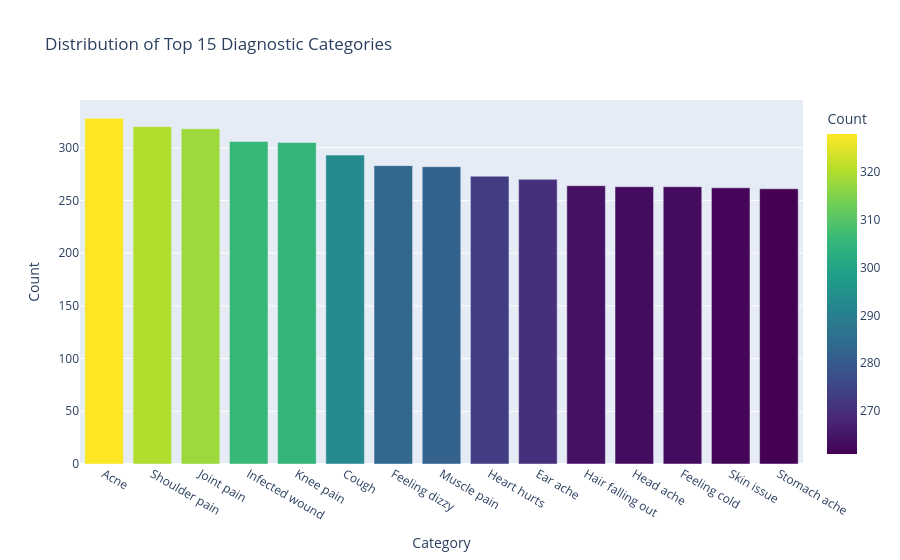
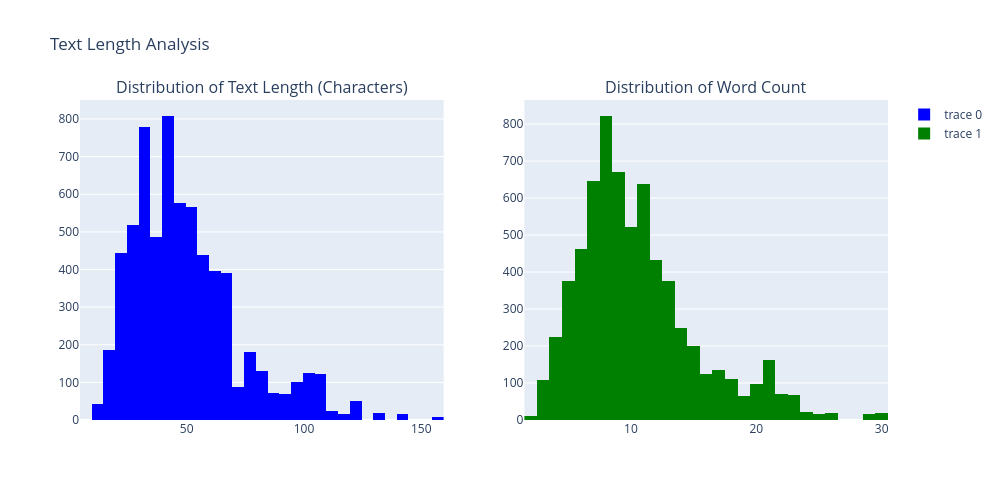

These figures' notebook cell, in order:
### Markdown cell above
### 2.2 Data Visualization

**Purpose:** Visualize the class distribution and text characteristics to gain a better understanding of our dataset.

### Code cell
# Visualize class distribution (top 15 categories)
top_n = 15
top_categories = class_distribution.head(top_n).reset_index()
top_categories.columns = ['Category', 'Count']

fig = px.bar(top_categories, x='Category', y='Count', 
             title=f'Distribution of Top {top_n} Diagnostic Categories',
             color='Count', color_continuous_scale='viridis')
fig.update_layout(xaxis={'categoryorder':'total descending'})
fig.show()

# Calculate text length
df['text_length'] = df['phrase'].apply(len)
df['word_count'] = df['phrase'].apply(lambda x: len(str(x).split()))

# Visualize text length distribution
fig = make_subplots(rows=1, cols=2, 
                    subplot_titles=('Distribution of Text Length (Characters)', 
                                  'Distribution of Word Count'))

fig.add_trace(
    go.Histogram(x=df['text_length'], nbinsx=30, marker_color='blue'),
    row=1, col=1
)

fig.add_trace(
    go.Histogram(x=df['word_count'], nbinsx=30, marker_color='green'),
    row=1, col=2
)

fig.update_layout(height=500, width=1000, title_text="Text Length Analysis")
fig.show()

# Remove temporary columns
df.drop(['text_length', 'word_count'], axis=1, inplace=True)

### Figure 1 — Plotly figure (JSON) as saved in the notebook; plotly's stock layout.template omitted (floating-point values rounded to 4 significant figures)
{"data": [{"alignmentgroup": "True", "hovertemplate": "Category=%{x}<br>Count=%{marker.color}<extra></extra>", "legendgroup": "", "marker": {"color": [328, 320, 318, 306, 305, 293, 283, 282, 273, 270, 264, 263, 263, 262, 261], "coloraxis": "coloraxis", "pattern": {"shape": ""}}, "name": "", "offsetgroup": "", "orientation": "v", "showlegend": false, "textposition": "auto", "type": "bar", "x": ["Acne", "Shoulder pain", "Joint pain", "Infected wound", "Knee pain", "Cough", "Feeling dizzy", "Muscle pain", "Heart hurts", "Ear ache", "Hair falling out", "Head ache", "Feeling cold", "Skin issue", "Stomach ache"], "xaxis": "x", "y": [328, 320, 318, 306, 305, 293, 283, 282, 273, 270, 264, 263, 263, 262, 261], "yaxis": "y"}], "layout": {"barmode": "relative", "coloraxis": {"colorbar": {"title": {"text": "Count"}}, "colorscale": [[0, "#440154"], [0.1111, "#482878"], [0.2222, "#3e4989"], [0.3333, "#31688e"], [0.4444, "#26828e"], [0.5556, "#1f9e89"], [0.6667, "#35b779"], [0.7778, "#6ece58"], [0.8889, "#b5de2b"], [1, "#fde725"]]}, "legend": {"tracegroupgap": 0}, "title": {"text": "Distribution of Top 15 Diagnostic Categories"}, "xaxis": {"anchor": "y", "categoryorder": "total descending", "domain": [0, 1], "title": {"text": "Category"}}, "yaxis": {"anchor": "x", "domain": [0, 1], "title": {"text": "Count"}}}}

### Figure 2 — Plotly figure (JSON) as saved in the notebook; plotly's stock layout.template omitted (floating-point values rounded to 4 significant figures; data arrays with more than 128 entries replaced by an {"elided": "..."} marker saying what was removed)
{"data": [{"marker": {"color": "blue"}, "nbinsx": 30, "type": "histogram", "x": {"elided": "6661 int values"}, "xaxis": "x", "yaxis": "y"}, {"marker": {"color": "green"}, "nbinsx": 30, "type": "histogram", "x": {"elided": "6661 int values"}, "xaxis": "x2", "yaxis": "y2"}], "layout": {"annotations": [{"font": {"size": 16}, "showarrow": false, "text": "Distribution of Text Length (Characters)", "x": 0.225, "xanchor": "center", "xref": "paper", "y": 1, "yanchor": "bottom", "yref": "paper"}, {"font": {"size": 16}, "showarrow": false, "text": "Distribution of Word Count", "x": 0.775, "xanchor": "center", "xref": "paper", "y": 1, "yanchor": "bottom", "yref": "paper"}], "height": 500, "title": {"text": "Text Length Analysis"}, "width": 1000, "xaxis": {"anchor": "y", "domain": [0, 0.45]}, "xaxis2": {"anchor": "y2", "domain": [0.55, 1]}, "yaxis": {"anchor": "x", "domain": [0, 1]}, "yaxis2": {"anchor": "x2", "domain": [0, 1]}}}
